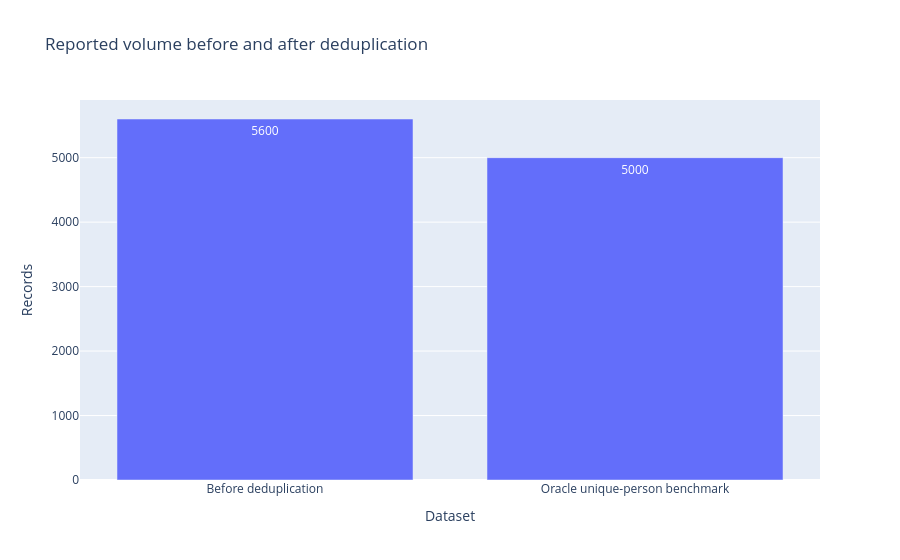

Notebook source saved alongside this figure:
### Code cell
counts = pd.DataFrame({
    "Dataset":["Before deduplication","Oracle unique-person benchmark"],
    "Records":[len(work),len(resolved)]
})
fig = px.bar(counts, x="Dataset", y="Records", text="Records",
             title="Reported volume before and after deduplication")
fig.show()

### Figure 1 — Plotly figure (JSON) as saved in the notebook; plotly's stock layout.template omitted (floating-point values rounded to 4 significant figures)
{"data": [{"hovertemplate": "Dataset=%{x}<br>Records=%{text}<extra></extra>", "legendgroup": "", "marker": {"color": "#636efa", "pattern": {"shape": ""}}, "name": "", "orientation": "v", "showlegend": false, "text": [5600.0, 5000.0], "textposition": "auto", "type": "bar", "x": ["Before deduplication", "Oracle unique-person benchmark"], "xaxis": "x", "y": [5600, 5000], "yaxis": "y"}], "layout": {"barmode": "relative", "legend": {"tracegroupgap": 0}, "title": {"text": "Reported volume before and after deduplication"}, "xaxis": {"anchor": "y", "domain": [0.0, 1.0], "title": {"text": "Dataset"}}, "yaxis": {"anchor": "x", "domain": [0.0, 1.0], "title": {"text": "Records"}}}}
